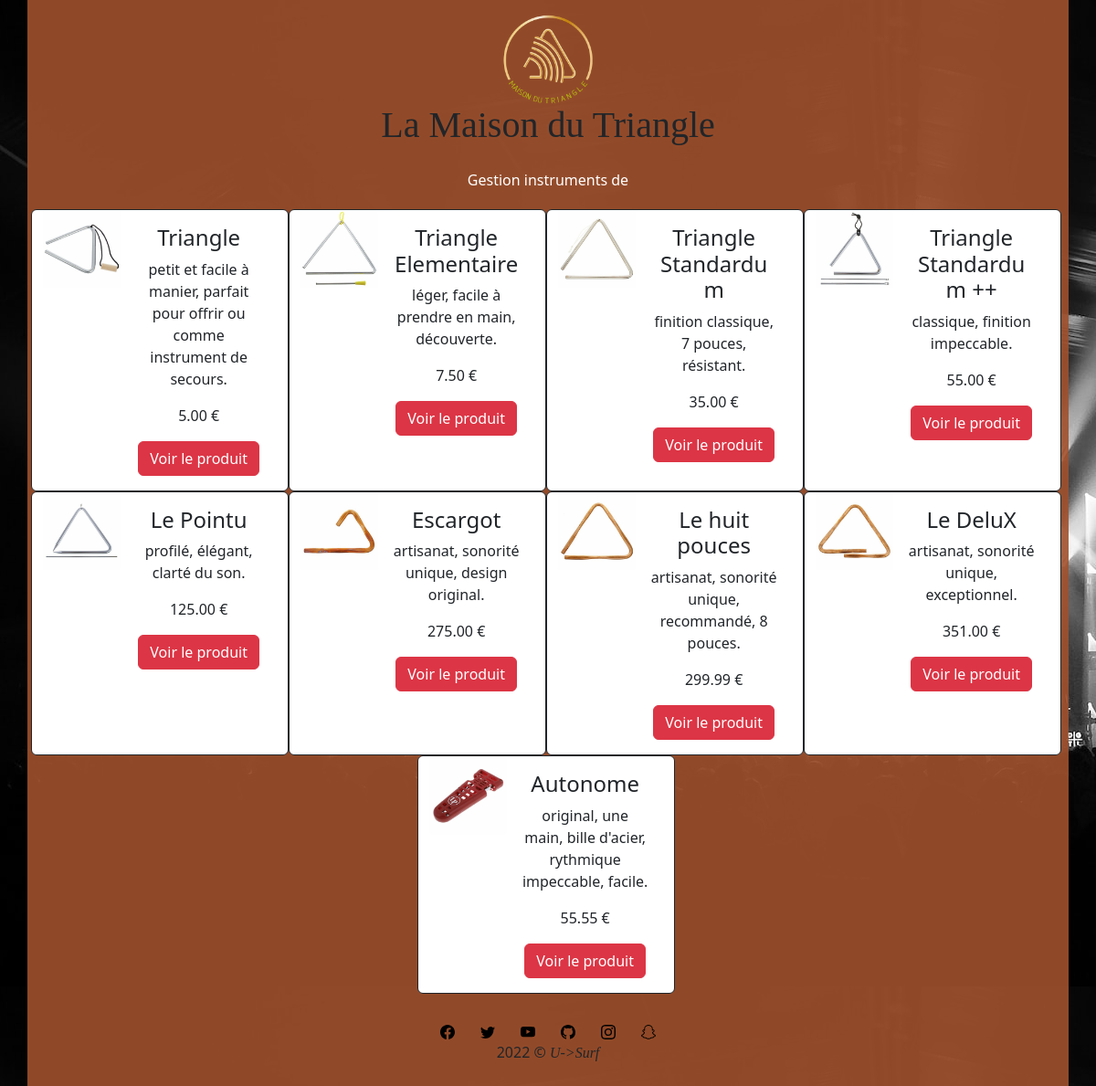
The app's page /admin/gestioninstruments.php with its own data.
### tables this page shows
CREATE TABLE `produits` (
  `id_produit` smallint(6) NOT NULL,
  `nom_produit` varchar(25) NOT NULL,
  `reference_fournisseur` varchar(50) NOT NULL,
  `fournisseur` varchar(25) NOT NULL,
  `photo_produit_1` varchar(255) DEFAULT NULL,
  `photo_produit_2` varchar(255) DEFAULT NULL,
  `photo_produit_3` varchar(255) DEFAULT NULL,
  `description_produit` text NOT NULL,
  `materiau` varchar(50) NOT NULL,
  `prix_produit` decimal(10,2) NOT NULL,
  `type_produit` enum('triangle','accessoire') NOT NULL,
  `stock` smallint(4) NOT NULL
);

### inc/init.inc.php (called while the page is built, shortened)
<?php
$contenu = "";
?>

### admin/gestioninstruments.php (the view, shortened to what this page needs)
<?php
require_once("../inc/init.inc.php");
$requete_instruments = $pdo->query('SELECT * FROM produits where type_produit = "triangle"');
while ($instrument = $requete_instruments->fetch(PDO::FETCH_ASSOC)) {
    $contenu .= '<div class="card border-dark col-3 container-fluid">';
    $contenu .= '<div class="row g-0">';
    $contenu .= '<div class="col-sm-4">';
    $contenu .= '<img class="card-img-top  h-auto" src="../img/triangles/' . $instrument['photo_produit_1'] . '" alt="' . $instrument['nom_produit'] . '">';
    $contenu .= '</div>';
    $contenu .= '<div class="col-sm-8">';
    $contenu .= '<div class="card-body">';
    $contenu .= '<h4 class="card-title">' . $instrument['nom_produit'] . '</h4>';
    $contenu .= '<p class="card-text">' . $instrument['description_produit'] . '</p>';
    $contenu .= '<p class="card-text">' . $instrument['prix_produit'] . ' €</p>';
    $contenu .= '<a href="formproduit.php?id=' . $instrument['id_produit'] . '" class="justify-contenu-center btn btn-danger" target="_blank">Voir le produit</a>';
    $contenu .= '</div>';
    $contenu .= '</div>';
    $contenu .= '</div>';
    $contenu .= '</div>';
}
require_once("inc/header.inc.php");
?>
<div class="row container-fluid g-1">
    <?php
    echo $contenu;
    ?>
</div>
<?php
require_once("inc/footer.inc.php");
?>

### records on screen
produits: photo_produit_1 (picture), nom_produit "Triangle", description_produit "petit et facile à manier, parfait pour offrir ou comme instrument de secours.", prix_produit "5.00"
produits: photo_produit_1 (picture), nom_produit "Triangle Elementaire", description_produit "léger, facile à prendre en main, découverte.", prix_produit "7.50"
produits: photo_produit_1 (picture), nom_produit "Triangle Standardum", description_produit "finition classique, 7 pouces, résistant.", prix_produit "35.00"
produits: photo_produit_1 (picture), nom_produit "Triangle Standardum ++", description_produit "classique, finition impeccable.", prix_produit "55.00"
produits: photo_produit_1 (picture), nom_produit "Le Pointu", description_produit "profilé, élégant, clarté du son.", prix_produit "125.00"
produits: photo_produit_1 (picture), nom_produit "Escargot", description_produit "artisanat, sonorité unique, design original.", prix_produit "275.00"
produits: photo_produit_1 (picture), nom_produit "Le huit pouces", description_produit "artisanat, sonorité unique, recommandé, 8 pouces.", prix_produit "299.99"
produits: photo_produit_1 (picture), nom_produit "Le DeluX", description_produit "artisanat, sonorité unique, exceptionnel.", prix_produit "351.00"
produits: photo_produit_1 (picture), nom_produit "Autonome", description_produit "original, une main, bille d'acier, rythmique impeccable, facile.", prix_produit "55.55"

### other values on screen
$title "Gestion instruments"
